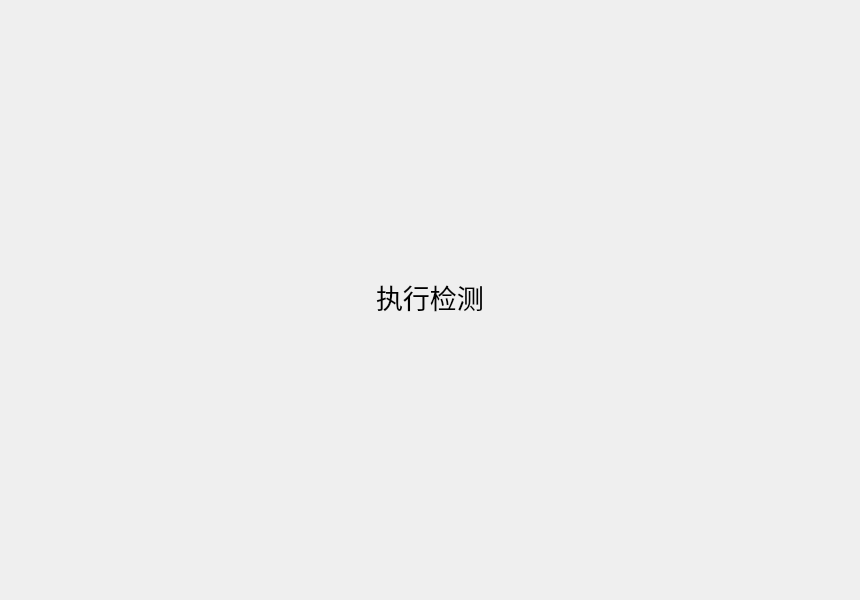
<?xml version="1.0" encoding="UTF-8"?>
<ui version="4.0">
 <class>MainPages</class>
 <widget class="QWidget" name="MainPages">
  <property name="geometry">
   <rect>
    <x>0</x>
    <y>0</y>
    <width>860</width>
    <height>600</height>
   </rect>
  </property>
  <property name="windowTitle">
   <string>Form</string>
  </property>
  <layout class="QHBoxLayout" name="horizontalLayout">
   <property name="spacing">
    <number>0</number>
   </property>
   <property name="leftMargin">
    <number>5</number>
   </property>
   <property name="topMargin">
    <number>5</number>
   </property>
   <property name="rightMargin">
    <number>5</number>
   </property>
   <property name="bottomMargin">
    <number>5</number>
   </property>
   <item>
    <widget class="QStackedWidget" name="pages">
     <property name="currentIndex">
      <number>2</number>
     </property>
     <widget class="QWidget" name="page_1_home">
      <property name="styleSheet">
       <string notr="true">font-size: 14pt</string>
      </property>
      <layout class="QVBoxLayout" name="page_1_layout">
       <property name="spacing">
        <number>5</number>
       </property>
       <property name="leftMargin">
        <number>5</number>
       </property>
       <property name="topMargin">
        <number>5</number>
       </property>
       <property name="rightMargin">
        <number>5</number>
       </property>
       <property name="bottomMargin">
        <number>5</number>
       </property>
       <item alignment="Qt::AlignHCenter">
        <widget class="QFrame" name="welcome_base">
         <property name="minimumSize">
          <size>
           <width>300</width>
           <height>150</height>
          </size>
         </property>
         <property name="maximumSize">
          <size>
           <width>300</width>
           <height>150</height>
          </size>
         </property>
         <property name="frameShape">
          <enum>QFrame::NoFrame</enum>
         </property>
         <property name="frameShadow">
          <enum>QFrame::Raised</enum>
         </property>
         <layout class="QVBoxLayout" name="center_page_layout">
          <property name="spacing">
           <number>10</number>
          </property>
          <property name="leftMargin">
           <number>0</number>
          </property>
          <property name="topMargin">
           <number>0</number>
          </property>
          <property name="rightMargin">
           <number>0</number>
          </property>
          <property name="bottomMargin">
           <number>0</number>
          </property>
          <item>
           <widget class="QFrame" name="logo">
            <property name="minimumSize">
             <size>
              <width>300</width>
              <height>120</height>
             </size>
            </property>
            <property name="maximumSize">
             <size>
              <width>300</width>
              <height>120</height>
             </size>
            </property>
            <property name="frameShape">
             <enum>QFrame::NoFrame</enum>
            </property>
            <property name="frameShadow">
             <enum>QFrame::Raised</enum>
            </property>
            <layout class="QVBoxLayout" name="logo_layout">
             <property name="spacing">
              <number>0</number>
             </property>
             <property name="leftMargin">
              <number>0</number>
             </property>
             <property name="topMargin">
              <number>0</number>
             </property>
             <property name="rightMargin">
              <number>0</number>
             </property>
             <property name="bottomMargin">
              <number>0</number>
             </property>
            </layout>
           </widget>
          </item>
          <item>
           <widget class="QLabel" name="label">
            <property name="text">
             <string>Welcome To PyOneDark GUI</string>
            </property>
            <property name="alignment">
             <set>Qt::AlignCenter</set>
            </property>
           </widget>
          </item>
         </layout>
        </widget>
       </item>
      </layout>
     </widget>
     <widget class="QWidget" name="page_2_init_file">
      <layout class="QVBoxLayout" name="verticalLayout_3">
       <item>
        <widget class="QWidget" name="widget" native="true">
         <layout class="QVBoxLayout" name="verticalLayout_2">
          <item>
           <layout class="QVBoxLayout" name="hlayout2_title">
            <item alignment="Qt::AlignHCenter">
             <widget class="QLabel" name="label_set_file">
              <property name="font">
               <font>
                <pointsize>20</pointsize>
               </font>
              </property>
              <property name="text">
               <string>诱饵文件配置</string>
              </property>
             </widget>
            </item>
           </layout>
          </item>
          <item>
           <layout class="QHBoxLayout" name="hlayout2_table"/>
          </item>
          <item>
           <layout class="QHBoxLayout" name="hlayout2_button"/>
          </item>
         </layout>
        </widget>
       </item>
      </layout>
     </widget>
     <widget class="QWidget" name="page_3_monitor">
      <layout class="QVBoxLayout" name="verticalLayout_5">
       <item>
        <widget class="QWidget" name="widget_2" native="true">
         <layout class="QVBoxLayout" name="verticalLayout_4">
          <item>
           <layout class="QHBoxLayout" name="hlayout3_title">
            <item alignment="Qt::AlignHCenter">
             <widget class="QLabel" name="label_run">
              <property name="font">
               <font>
                <pointsize>20</pointsize>
               </font>
              </property>
              <property name="text">
               <string>执行检测</string>
              </property>
             </widget>
            </item>
           </layout>
          </item>
          <item>
           <layout class="QHBoxLayout" name="hlayout3_table" stretch=""/>
          </item>
          <item>
           <layout class="QHBoxLayout" name="hlayout3_process_button" stretch="1,1">
            <item>
             <widget class="QFrame" name="frame_process">
              <property name="frameShape">
               <enum>QFrame::StyledPanel</enum>
              </property>
              <property name="frameShadow">
               <enum>QFrame::Raised</enum>
              </property>
             </widget>
            </item>
            <item>
             <layout class="QVBoxLayout" name="vlayout3_button"/>
            </item>
           </layout>
          </item>
         </layout>
        </widget>
       </item>
      </layout>
     </widget>
     <widget class="QWidget" name="page_4_database"/>
     <widget class="QWidget" name="page_2">
      <layout class="QVBoxLayout" name="page_2_layout">
       <property name="spacing">
        <number>5</number>
       </property>
       <property name="leftMargin">
        <number>5</number>
       </property>
       <property name="topMargin">
        <number>5</number>
       </property>
       <property name="rightMargin">
        <number>5</number>
       </property>
       <property name="bottomMargin">
        <number>5</number>
       </property>
       <item>
        <widget class="QScrollArea" name="scroll_area">
         <property name="styleSheet">
          <string notr="true">background: transparent;</string>
         </property>
         <property name="frameShape">
          <enum>QFrame::NoFrame</enum>
         </property>
         <property name="verticalScrollBarPolicy">
          <enum>Qt::ScrollBarAlwaysOff</enum>
         </property>
         <property name="horizontalScrollBarPolicy">
          <enum>Qt::ScrollBarAlwaysOff</enum>
         </property>
         <property name="widgetResizable">
          <bool>true</bool>
         </property>
         <widget class="QWidget" name="contents">
          <property name="geometry">
           <rect>
            <x>0</x>
            <y>0</y>
            <width>840</width>
            <height>580</height>
           </rect>
          </property>
          <property name="styleSheet">
           <string notr="true">background: transparent;</string>
          </property>
          <layout class="QVBoxLayout" name="verticalLayout">
           <property name="spacing">
            <number>15</number>
           </property>
           <property name="leftMargin">
            <number>5</number>
           </property>
           <property name="topMargin">
            <number>5</number>
           </property>
           <property name="rightMargin">
            <number>5</number>
           </property>
           <property name="bottomMargin">
            <number>5</number>
           </property>
           <item>
            <widget class="QLabel" name="title_label">
             <property name="maximumSize">
              <size>
               <width>16777215</width>
               <height>40</height>
              </size>
             </property>
             <property name="font">
              <font>
               <pointsize>16</pointsize>
              </font>
             </property>
             <property name="styleSheet">
              <string notr="true">font-size: 16pt</string>
             </property>
             <property name="text">
              <string>Custom Widgets Page</string>
             </property>
             <property name="alignment">
              <set>Qt::AlignCenter</set>
             </property>
            </widget>
           </item>
           <item>
            <widget class="QLabel" name="description_label">
             <property name="text">
              <string>Here will be all the custom widgets, they will be added over time on this page.
I will try to always record a new tutorial when adding a new Widget and updating the project on Patreon before launching on GitHub and GitHub after the public release.</string>
             </property>
             <property name="alignment">
              <set>Qt::AlignHCenter|Qt::AlignTop</set>
             </property>
             <property name="wordWrap">
              <bool>true</bool>
             </property>
            </widget>
           </item>
           <item>
            <layout class="QHBoxLayout" name="row_1_layout"/>
           </item>
           <item>
            <layout class="QHBoxLayout" name="row_2_layout"/>
           </item>
           <item>
            <layout class="QHBoxLayout" name="row_3_layout"/>
           </item>
           <item>
            <layout class="QVBoxLayout" name="row_4_layout"/>
           </item>
           <item>
            <layout class="QVBoxLayout" name="row_5_layout"/>
           </item>
          </layout>
         </widget>
        </widget>
       </item>
      </layout>
     </widget>
     <widget class="QWidget" name="page_3">
      <property name="styleSheet">
       <string notr="true">QFrame {
	font-size: 16pt;
}</string>
      </property>
      <layout class="QVBoxLayout" name="page_3_layout">
       <item>
        <widget class="QLabel" name="empty_page_label">
         <property name="font">
          <font>
           <pointsize>16</pointsize>
          </font>
         </property>
         <property name="text">
          <string>Empty Page</string>
         </property>
         <property name="alignment">
          <set>Qt::AlignCenter</set>
         </property>
        </widget>
       </item>
      </layout>
     </widget>
    </widget>
   </item>
  </layout>
 </widget>
 <resources/>
 <connections/>
</ui>
